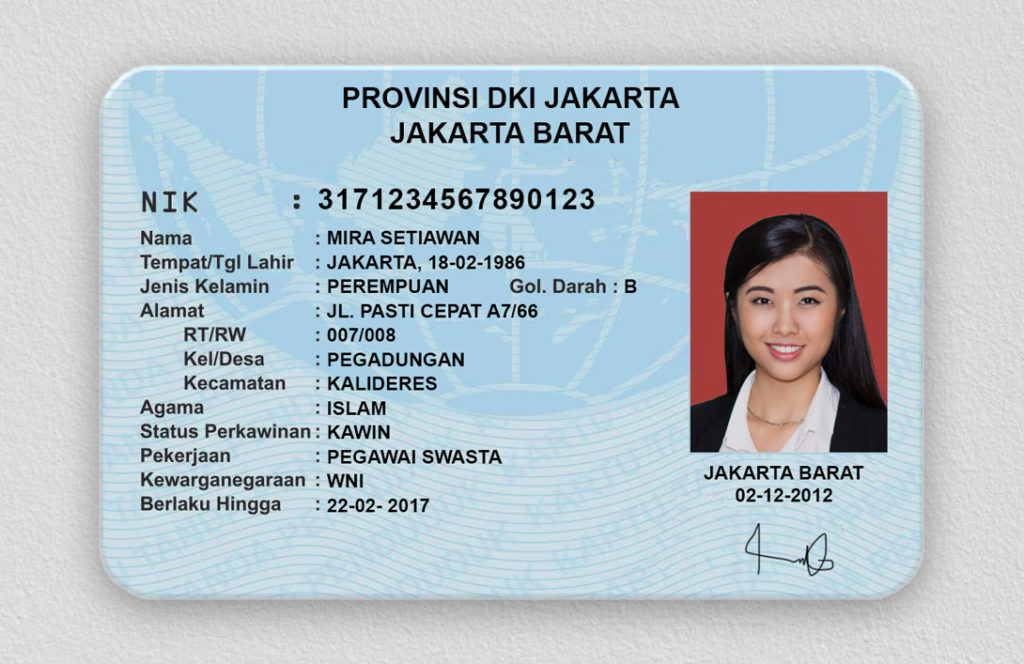
#> input picture Images/identity_card_example.b686f703-1024x664.jpg, 1024 x 664 px; its folder holds only this picture in this run
$ python Main2_SetManualCorner.py
#> lines starting #> are read from the running program, lines starting #| are printed output that depends on the picture; after the words box and inside, x2 and y2 are one past the last pixel; in counts of white or black regions, pixels touching at a corner belong together
#> in main, img is the input picture: shape (664, 1024, 3); mean B, G, R 202.3, 195, 183.3
#| Images/identity_card_example.b686f703-1024x664.jpg (664, 1024, 3)
### Utils.py
import cv2
import numpy as np

move = False
xMouse, yMouse = 0,0

## TO STACK ALL THE IMAGES IN ONE WINDOW
# [62 lines left out: functions stackImages, initializeTrackbars, valTrackbars, findPositionCorner, not called in this run]

def nothing(x):
    pass

def resize(img, scale):
#> called with scale = 0.5
    widthNew = int(img.shape[1] * scale)
#> widthNew = 512
    heightNew = int(img.shape[0] * scale)
#> heightNew = 332
    dim = (widthNew, heightNew)
#> dim = (512, 332)
    img = cv2.resize(img, dim)
#> img: shape (332, 512, 3)
    return img

def findRectangle(contours):
    rectCor = []
    for i in contours:
        area = cv2.contourArea(i)
        if area > 500:
            peri = cv2.arcLength(i, True)
            approx = cv2.approxPolyDP(i, 0.02*peri, True)
            if len(approx) == 4:
                rectCor.append(i)
    rectCor = sorted(rectCor, key=cv2.contourArea, reverse=True)
    return rectCor

def FixCornerPositions(imgReal, points):
    img = imgReal.copy()
    points = points.reshape((4, 2))
    space = 10

    while True:
        img = imgReal.copy()
        img = makeCircle(img, points, (0,0,255), 4)
        img = drawRectangle(img,points,2)
        cv2.imshow('img', img)

        cv2.setMouseCallback("img", mousePoints)

        if int(points[0][0] + space) > xMouse > int(points[0][0] - space) and int(points[0][1] + space) > yMouse > int(points[0][1] - space):
            points[0] = xMouse, yMouse
        elif int(points[1][0] + space) > xMouse > int(points[1][0] - space) and int(points[1][1] + space) > yMouse > int(points[1][1] - space):
            points[1] = xMouse, yMouse
        elif int(points[2][0] + space) > xMouse > int(points[2][0] - space) and int(points[2][1] + space) > yMouse > int(points[2][1] - space):
            points[2] = xMouse, yMouse
        elif int(points[3][0] + space) > xMouse > int(points[3][0] - space) and int(points[3][1] + space) > yMouse > int(points[3][1] - space):
            points[3] = xMouse, yMouse

        if cv2.waitKey(1) == ord("s"):
            break
    return img, points

def makeCircle(img, points, color, radius):
    imgC = cv2.circle(img, points[0], radius, color, -1)
    imgC = cv2.circle(img, points[1], radius, color, -1)
    imgC = cv2.circle(img, points[2], radius, color, -1)
    imgC = cv2.circle(img, points[3], radius, color, -1)
    return imgC

# [9 lines left out: function mousePoints, not called in this run]

def drawRectangle(img,points,thickness):
    cv2.line(img, (points[0][0], points[0][1]), (points[1][0], points[1][1]), (0, 255, 0), thickness)
    cv2.line(img, (points[1][0], points[1][1]), (points[2][0], points[2][1]), (0, 255, 0), thickness)
    cv2.line(img, (points[2][0], points[2][1]), (points[3][0], points[3][1]), (0, 255, 0), thickness)
    cv2.line(img, (points[3][0], points[3][1]), (points[0][0], points[0][1]), (0, 255, 0), thickness)
    return img

def cropRectangle(img, position):
    img = img[position[0][1]:position[1][1], position[0][0]:position[1][0]]
    return img

### Main2_SetManualCorner.py
import numpy as np
import glob
import cv2
import Utils

imagesPath = "Images\\"
resultImagesPath = "ResultImages\\"
scale = 0.5
color = (0,0,255)
widthKTP = 850
heightKTP = 540

def nothing(x):
    pass

def main():
    for filename in glob.glob(imagesPath+"*.jpg"):

        img = cv2.imread(filename)
        print(filename, img.shape)

        #############################
        img = Utils.resize(img, scale)
        imgGray = cv2.cvtColor(img, cv2.COLOR_BGR2GRAY)
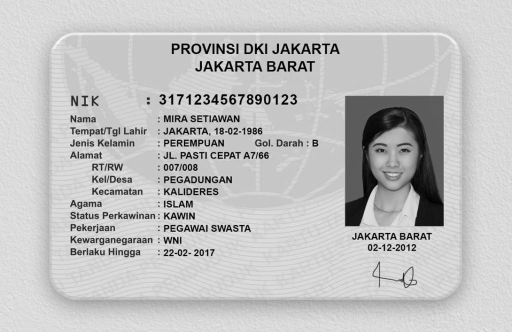
#> imgGray: shape (332, 512); min 0, max 247, mean 192.4
        imgBlur = cv2.GaussianBlur(imgGray, (15,15), 3)
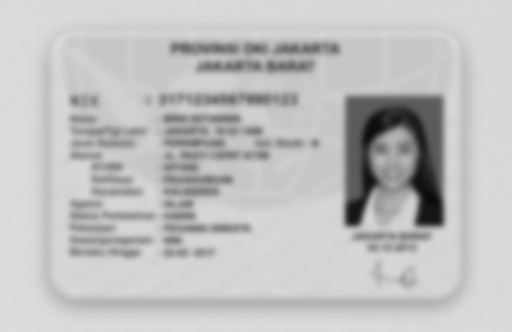
#> imgBlur: shape (332, 512); min 9, max 221, mean 192.4
        imgCanny = cv2.Canny(imgBlur, 22, 50)
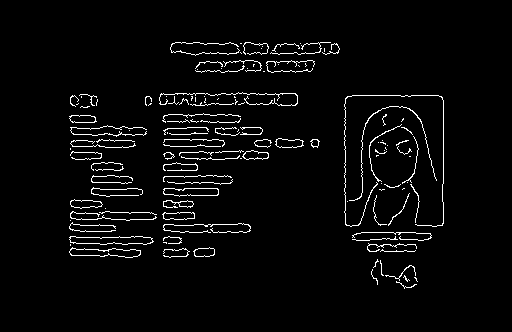
#> imgCanny: shape (332, 512); 3.5% white in thin lines or dots, all inside (x1, y1, x2, y2) = (69, 42, 444, 289)
        imgThresh = cv2.adaptiveThreshold(imgCanny, 255, cv2.ADAPTIVE_THRESH_GAUSSIAN_C, cv2.THRESH_BINARY_INV,5,2)
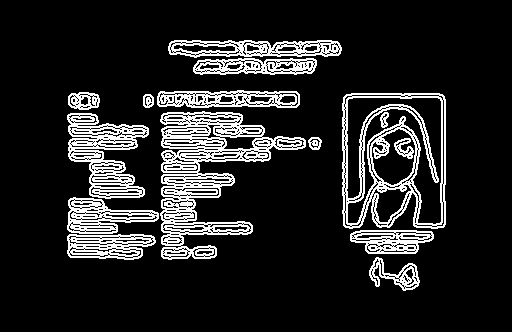
#> imgThresh: shape (332, 512); 14.4% white in thin lines or dots, all inside (x1, y1, x2, y2) = (67, 40, 446, 291)

        ##########################
        imgContours = img.copy()
        contours, hierarchy = cv2.findContours(imgThresh, cv2.RETR_EXTERNAL,cv2.CHAIN_APPROX_SIMPLE)
#> contours = 13 contours; largest, box (x1, y1, x2, y2) and area: (342, 93, 446, 229) 13062, (160, 111, 306, 260) 9498, (67, 113, 149, 199) 3849, (168, 40, 342, 58) 2396, (157, 90, 300, 108) 2087
        cv2.drawContours(imgContours, contours, -1, color, 2)
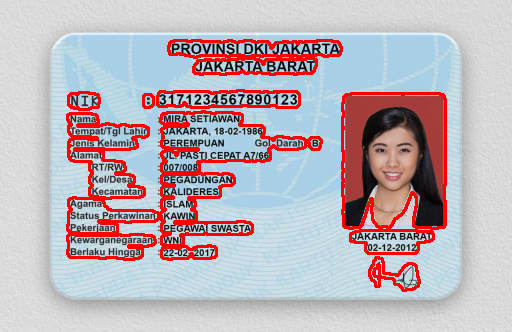
#> imgContours: shape (332, 512, 3); mean of channels 0, 1, 2 184.1, 178, 189.2; drawn as B, G, R

        #########################
        rectanglePoints = Utils.findRectangle(contours)
#> the loop in findRectangle, `for i in contours:` made 13 passes
#> (area, peri, approx) on passes 11 to 13: (2087, 324.2, [[299, 94], [160, 91], [157, 104], [296, 107]]), (1665.5, 285, [[193, 71], [311, 73], [316, 60], [205, 59]]), (2395.5, 393.6, [[168, 46], [194, 57], [341, 50], [331, 40]])
#> (area, peri) on passes 1, 2, 3, 4, 6, 7: (737, 209.7), (1787, 245.3), (1509.5, 202.5), (1929.5, 279.2), (3849, 595.6), (9498, 1228.1)
#> after the loop in findRectangle, `for i in contours:`: rectCor = 3 contours; box (x1, y1, x2, y2) and area: (168, 40, 342, 58) 2396, (157, 90, 300, 108) 2087, (193, 58, 317, 75) 1666
#> rectanglePoints has the same summary as rectCor in findRectangle

        #########################
        imgContours2 = img.copy()
        biggestContour = rectanglePoints[0]
#> biggestContour = contour of 118 points, box (x1, y1, x2, y2) (168, 40, 342, 58), area 2396
        peri = cv2.arcLength(biggestContour, True)
#> peri = 393.6
        approx = cv2.approxPolyDP(biggestContour, 0.02*peri, True)
#> approx = [[168, 46], [194, 57], [341, 50], [331, 40]]
        cv2.drawContours(imgContours2, approx, -1, color, 8)
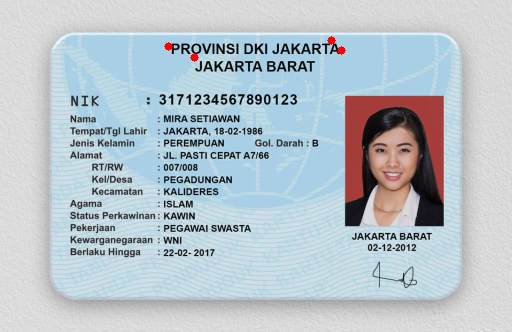
#> imgContours2: shape (332, 512, 3); mean of channels 0, 1, 2 202.1, 194.8, 183.5; drawn as B, G, R
        cv2.imshow("contours2_"+filename, imgContours2)

        #--------------------------------------------------
        imgFixPosition = img.copy()
        imgFixPosition, fixPosition = Utils.FixCornerPositions(imgFixPosition, approx)
#> in makeCircle, `imgC = cv2.circle(img, points[1], radius, color, -1)`: imgC: shape (332, 512, 3); mean of channels 0, 1, 2 202.3, 195, 183.5
#> in makeCircle, `imgC = cv2.circle(img, points[2], radius, color, -1)`: imgC: shape (332, 512, 3); mean of channels 0, 1, 2 202.2, 194.9, 183.5
#> in drawRectangle, `cv2.line(img, (points[0][0], points[0][1]), (points[1][0], points[1][1..`: img: shape (332, 512, 3); 0.05% of pixels changed, all inside (x1, y1, x2, y2) = (167, 45, 196, 59)
#> in drawRectangle, `cv2.line(img, (points[2][0], points[2][1]), (points[3][0], points[3][1..`: img: shape (332, 512, 3); mean of channels 0, 1, 2 201.6, 195.2, 183
#> in drawRectangle, `cv2.line(img, (points[3][0], points[3][1]), (points[0][0], points[0][1..`:
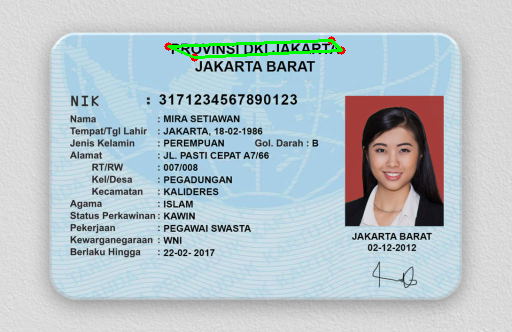
#> img: shape (332, 512, 3); mean of channels 0, 1, 2 201.1, 195.5, 182.6; drawn as B, G, R
#> (key Esc is pressed here)


        ##################################################################
        fixPosition = Utils.findPositionCorner(approx)
        pts1 = np.float32(fixPosition)
        pts2 = np.float32([[0,0],[widthKTP,0],[0,heightKTP],[widthKTP,heightKTP]])
        matrix = cv2.getPerspectiveTransform(pts1, pts2)
        imgWarpColored = cv2.warpPerspective(img, matrix, (widthKTP, heightKTP))
        cv2.imshow("wrap_"+filename, imgWarpColored)

        ####################################################
        #name
        cv2.imwrite(resultImagesPath+"V2_"+filename[7:], imgWarpColored)

        cv2.waitKey(0)
        cv2.destroyAllWindows()

if __name__ == '__main__':
    # Calling main() function
    main()
